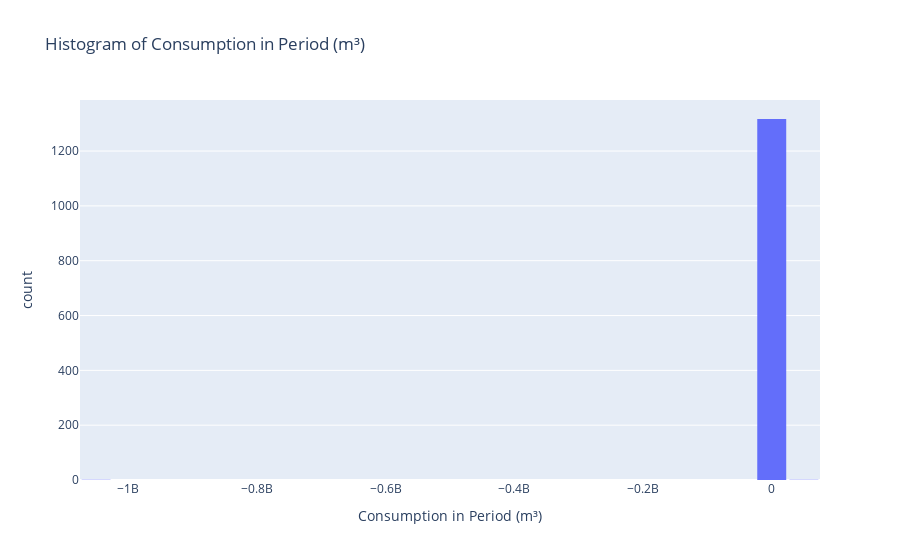
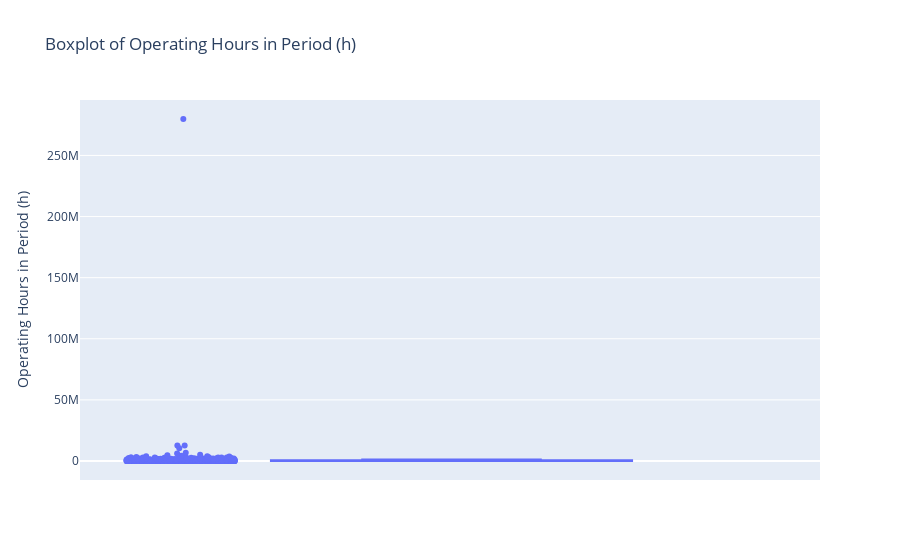
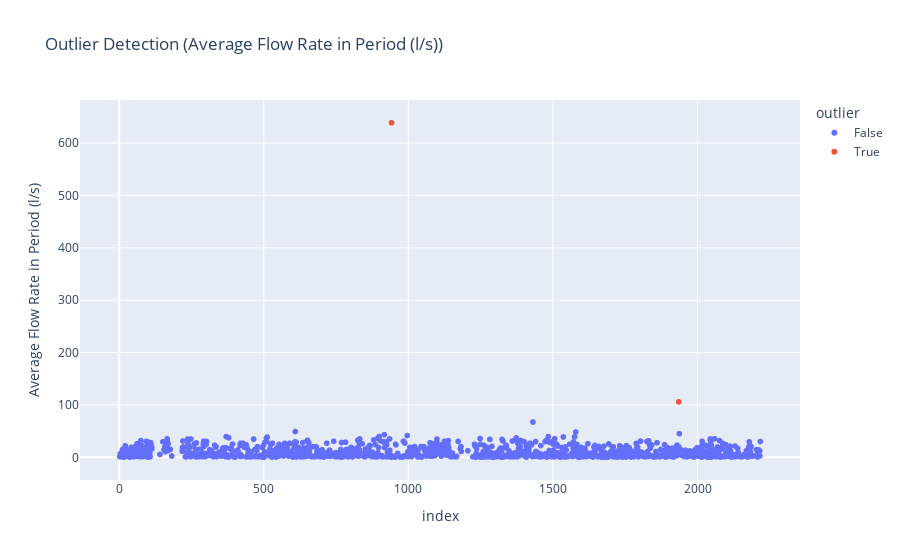
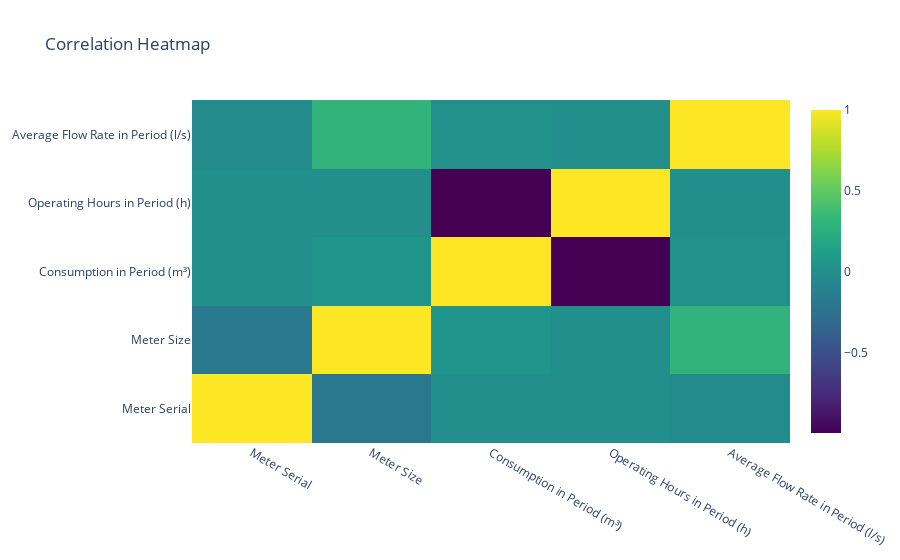

The code cell stored with these charts, in order, in its notebook:
### Code cell
import pandas as pd
import plotly.express as px
import plotly.graph_objects as go

class InteractiveDataAnalyzer:
    def __init__(self, df):
        self.df = df

    def plot_histogram(self, column, nbins=50):
        fig = px.histogram(self.df, x=column, nbins=nbins, title=f"Histogram of {column}")
        fig.update_layout(bargap=0.1)
        fig.show()

    def plot_boxplot(self, column):
        fig = px.box(self.df, y=column, points="all", title=f"Boxplot of {column}")
        fig.show()

    def plot_scatter(self, x_col, y_col, color_col=None):
        fig = px.scatter(self.df, x=x_col, y=y_col, color=color_col, title=f"Scatter: {x_col} vs {y_col}")
        fig.show()

    def plot_line(self, x_col, y_col):
        fig = px.line(self.df, x=x_col, y=y_col, title=f"Line Chart: {x_col} vs {y_col}")
        fig.show()

    def plot_correlation_heatmap(self):
        numeric_df = self.df.select_dtypes(include='number')
        corr = numeric_df.corr()
        fig = go.Figure(data=go.Heatmap(
            z=corr.values,
            x=corr.columns,
            y=corr.columns,
            colorscale='Viridis'
        ))
        fig.update_layout(title='Correlation Heatmap')
        fig.show()

    def plot_parallel_coordinates(self, columns):
        fig = px.parallel_coordinates(self.df, dimensions=columns, title="Parallel Coordinates")
        fig.show()

    def plot_outliers_zscore(self, column, threshold=3):
        from scipy.stats import zscore
        df_clean = self.df[[column]].dropna()
        df_clean['zscore'] = zscore(df_clean[column])
        df_clean['outlier'] = df_clean['zscore'].abs() > threshold
        fig = px.scatter(df_clean, x=df_clean.index, y=column, color='outlier', title=f"Outlier Detection ({column})")
        fig.show()

    def plot_time_series(self, time_col, value_col):
        fig = px.line(self.df.sort_values(time_col), x=time_col, y=value_col, title=f"Time Series of {value_col}")
        fig.show()

    def describe_column(self, column):
        return self.df[column].describe()

    def show_missing_values(self):
        return self.df.isnull().sum().sort_values(ascending=False)

analyzer = InteractiveDataAnalyzer(df_info)
analyzer.plot_histogram("Consumption in Period (m³)")
analyzer.plot_boxplot("Operating Hours in Period (h)")
analyzer.plot_outliers_zscore("Average Flow Rate in Period (l/s)")
analyzer.plot_correlation_heatmap()

### Figure 1 — Plotly figure (JSON) as saved in the notebook; plotly's stock layout.template omitted (floating-point values rounded to 4 significant figures; data arrays with more than 128 entries replaced by an {"elided": "..."} marker saying what was removed)
{"data": [{"alignmentgroup": "True", "bingroup": "x", "hovertemplate": "Consumption in Period (m³)=%{x}<br>count=%{y}<extra></extra>", "legendgroup": "", "marker": {"color": "#636efa", "pattern": {"shape": ""}}, "name": "", "nbinsx": 50, "offsetgroup": "", "orientation": "v", "showlegend": false, "type": "histogram", "x": {"elided": "2219 float values"}, "xaxis": "x", "yaxis": "y"}], "layout": {"bargap": 0.1, "barmode": "relative", "legend": {"tracegroupgap": 0}, "title": {"text": "Histogram of Consumption in Period (m³)"}, "xaxis": {"anchor": "y", "domain": [0, 1], "title": {"text": "Consumption in Period (m³)"}}, "yaxis": {"anchor": "x", "domain": [0, 1], "title": {"text": "count"}}}}

### Figure 2 — Plotly figure (JSON) as saved in the notebook; plotly's stock layout.template omitted (floating-point values rounded to 4 significant figures; data arrays with more than 128 entries replaced by an {"elided": "..."} marker saying what was removed)
{"data": [{"alignmentgroup": "True", "boxpoints": "all", "hovertemplate": "Operating Hours in Period (h)=%{y}<extra></extra>", "legendgroup": "", "marker": {"color": "#636efa"}, "name": "", "notched": false, "offsetgroup": "", "orientation": "v", "showlegend": false, "type": "box", "x0": " ", "xaxis": "x", "y": {"elided": "2219 float values"}, "y0": " ", "yaxis": "y"}], "layout": {"boxmode": "group", "legend": {"tracegroupgap": 0}, "title": {"text": "Boxplot of Operating Hours in Period (h)"}, "xaxis": {"anchor": "y", "domain": [0, 1]}, "yaxis": {"anchor": "x", "domain": [0, 1], "title": {"text": "Operating Hours in Period (h)"}}}}

### Figure 3 — Plotly figure (JSON) as saved in the notebook; plotly's stock layout.template omitted (floating-point values rounded to 4 significant figures; data arrays with more than 128 entries replaced by an {"elided": "..."} marker saying what was removed)
{"data": [{"hovertemplate": "outlier=False<br>index=%{x}<br>Average Flow Rate in Period (l/s)=%{y}<extra></extra>", "legendgroup": "False", "marker": {"color": "#636efa", "symbol": "circle"}, "mode": "markers", "name": "False", "showlegend": true, "type": "scattergl", "x": {"elided": "1179 int values"}, "xaxis": "x", "y": {"elided": "1179 float values"}, "yaxis": "y"}, {"hovertemplate": "outlier=True<br>index=%{x}<br>Average Flow Rate in Period (l/s)=%{y}<extra></extra>", "legendgroup": "True", "marker": {"color": "#EF553B", "symbol": "circle"}, "mode": "markers", "name": "True", "showlegend": true, "type": "scattergl", "x": [942, 1935], "xaxis": "x", "y": [638.8, 105.9], "yaxis": "y"}], "layout": {"legend": {"title": {"text": "outlier"}, "tracegroupgap": 0}, "title": {"text": "Outlier Detection (Average Flow Rate in Period (l/s))"}, "xaxis": {"anchor": "y", "domain": [0, 1], "title": {"text": "index"}}, "yaxis": {"anchor": "x", "domain": [0, 1], "title": {"text": "Average Flow Rate in Period (l/s)"}}}}

### Figure 4 — Plotly figure (JSON) as saved in the notebook; plotly's stock layout.template omitted (floating-point values rounded to 4 significant figures)
{"data": [{"colorscale": [[0, "#440154"], [0.1111, "#482878"], [0.2222, "#3e4989"], [0.3333, "#31688e"], [0.4444, "#26828e"], [0.5556, "#1f9e89"], [0.6667, "#35b779"], [0.7778, "#6ece58"], [0.8889, "#b5de2b"], [1, "#fde725"]], "type": "heatmap", "x": ["Meter Serial", "Meter Size", "Consumption in Period (m³)", "Operating Hours in Period (h)", "Average Flow Rate in Period (l/s)"], "y": ["Meter Serial", "Meter Size", "Consumption in Period (m³)", "Operating Hours in Period (h)", "Average Flow Rate in Period (l/s)"], "z": [[1, -0.1926, -0.00173, -0.002357, -0.03824], [-0.1926, 1, 0.0401, -0.003608, 0.3024], [-0.00173, 0.0401, 1, -0.9917, 0.01564], [-0.002357, -0.003608, -0.9917, 1, -0.005031], [-0.03824, 0.3024, 0.01564, -0.005031, 1]]}], "layout": {"title": {"text": "Correlation Heatmap"}}}
